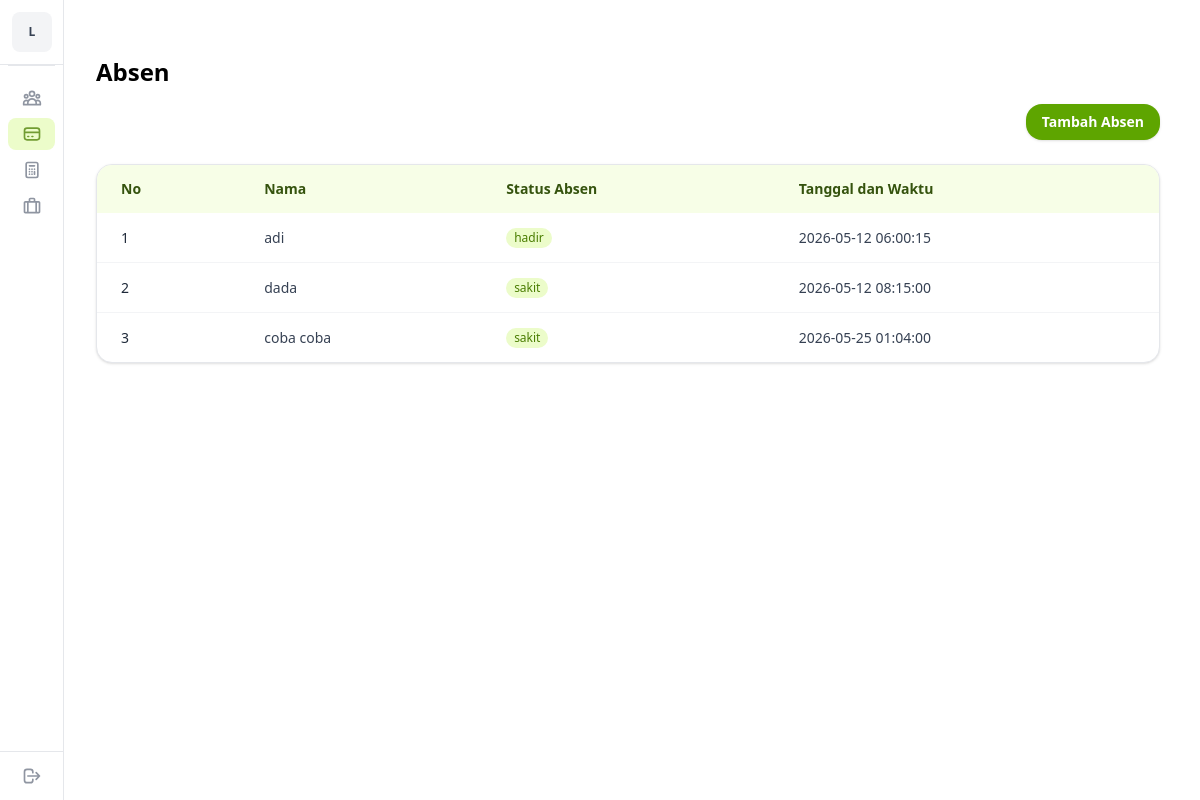
The app's page /absen.php with its own data.
### tables this page shows
CREATE TABLE `absen` (
  `id_absen` int NOT NULL,
  `absen` enum('izin','sakit','alpha','hadir') NOT NULL,
  `tanggal_waktu` datetime NOT NULL,
  `id_pekerja` int NOT NULL
);

CREATE TABLE `pekerja` (
  `id_pekerja` int NOT NULL,
  `nama` varchar(100) NOT NULL,
  `id_jabatan` varchar(10) NOT NULL
);

### crud/read_absen.php (called while the page is built)
<?php
require __DIR__ . '/../config/koneksi.php';
try {
    $stmt = $koneksi->prepare("
        SELECT
            absen.id_absen,
            pekerja.nama,
            absen.absen,
            absen.tanggal_waktu
        FROM absen
        JOIN pekerja
        ON absen.id_pekerja = pekerja.id_pekerja
    ");
    $stmt->execute();
    $result = $stmt->fetchAll(PDO::FETCH_ASSOC);
} catch(PDOException $e) {
    die("Error: " . $e->getMessage());
}

### component/tabel-absen.php (the view)
<?php
require __DIR__ . "/../crud/read_absen.php";
?>
<div class="overflow-x-auto rounded-2xl border border-gray-200 bg-white shadow-sm">
  <table class="min-w-full text-xs sm:text-sm">
    <thead class="bg-lime-50 text-lime-900">
      <tr>
        <th class="px-2 py-2 text-left font-semibold sm:px-3 sm:py-2.5 md:px-4 md:py-3 lg:px-6 lg:py-3.5">
          No
        </th>
        <th class="px-2 py-2 text-left font-semibold sm:px-3 sm:py-2.5 md:px-4 md:py-3 lg:px-6 lg:py-3.5">
          Nama
        </th>
        <th class="px-2 py-2 text-left font-semibold sm:px-3 sm:py-2.5 md:px-4 md:py-3 lg:px-6 lg:py-3.5">
          Status Absen
        </th>
        <th class="px-2 py-2 text-left font-semibold sm:px-3 sm:py-2.5 md:px-4 md:py-3 lg:px-6 lg:py-3.5">
          Tanggal dan Waktu
        </th>
      </tr>
    </thead>
    <tbody class="divide-y divide-gray-100">
      <?php foreach ($result as $index => $item) : ?>
      <tr class="transition hover:bg-lime-50">
        <td class="px-2 py-2 sm:px-3 sm:py-2.5 md:px-4 md:py-3 lg:px-6 lg:py-3.5">
          <div class="font-medium text-gray-800">
            <?php echo $index + 1 ?>
          </div>
        </td>
        <td class="px-2 py-2 text-gray-700 sm:px-3 sm:py-2.5 md:px-4 md:py-3 lg:px-6 lg:py-3.5">
          <?php echo $item["nama"] ?>
        </td>
        <td class="px-2 py-2 text-gray-700 sm:px-3 sm:py-2.5 md:px-4 md:py-3 lg:px-6 lg:py-3.5">
          <span class="inline-block rounded-full bg-lime-100 px-2 py-0.5 text-xs font-medium text-lime-700">
            <?php echo $item["absen"] ?>
          </span>
        </td>
        <td class="px-2 py-2 text-gray-700 sm:px-3 sm:py-2.5 md:px-4 md:py-3 lg:px-6 lg:py-3.5">
          <?php echo $item["tanggal_waktu"] ?>
        </td>
      </tr>
      <?php endforeach; ?>
    </tbody>
  </table>
</div>

### records on screen
absen: id_pekerja.nama "adi", absen "hadir", tanggal_waktu "2026-05-12 06:00:15"
absen: id_pekerja.nama "dada", absen "sakit", tanggal_waktu "2026-05-12 08:15:00"
absen: id_pekerja.nama "coba coba", absen "sakit", tanggal_waktu "2026-05-25 01:04:00"
